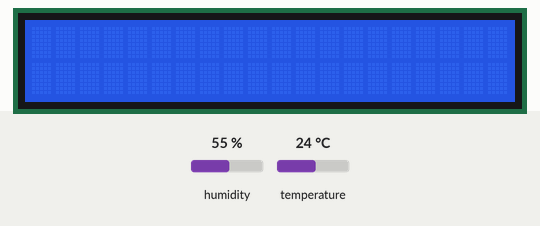
Bench run of a sketch on a simulated Arduino Uno, built with avr-gcc and run on an emulated ATmega328P. Parts: 20×2 character LCD. The test bench sets the inputs (shaded band); at power-on: humidity 55 %, temperature 24 °C. What the sketch prints to the serial monitor is not drawn.

Above: at 1.2 s.
1.3 s: humidity set to 22 %
At 5.3 s:
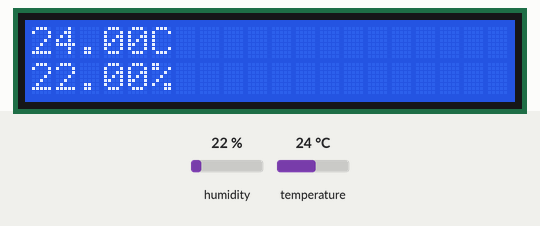
5.6 s: temperature set to 12 °C
At 9.1 s:
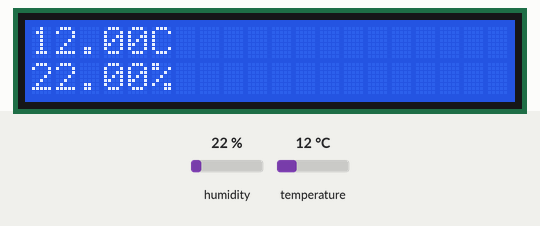
9.7 s: humidity set to 40 %
At 12.7 s:
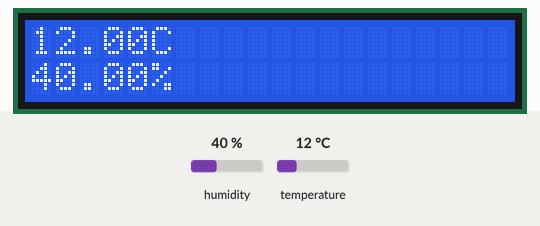
13.8 s: temperature set to 19 °C
At 17.4 s:
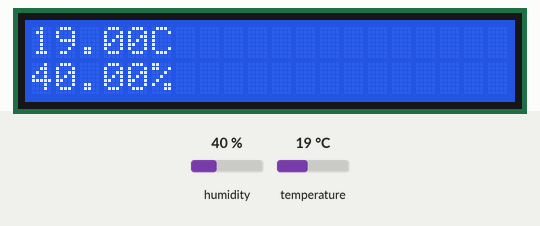
Timing chart, 0 to 18.8 s (numbered marks = the images above; inputs shaded):
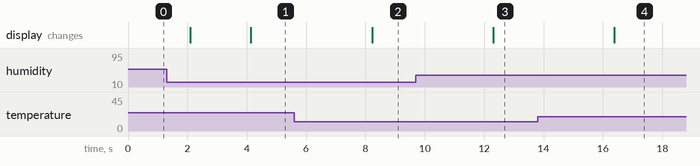

The sketch:

dat.ino
```cpp
#include<Wire.h>
#include<LiquidCrystal_I2C.h>
#include<DHT.h>

// Инициализация объекта для работы с LCD-дисплеем по I2C
LiquidCrystal_I2C lcd(0x27,20,2);

// Инициализация объекта для работы с датчиком DHT11
DHT dht(2, DHT11);

void setup() {
  // Инициализация LCD-дисплея
  lcd.init();
  lcd.backlight();

  // Включение сериальной коммуникации с скоростью 9600 бит/с
  Serial.begin(9600);

  // Инициализация датчика DHT11
  dht.begin();
}

void loop() {
  // Чтение значения температуры и влажности с датчика
  float temperature = dht.readTemperature();
  float humidity = dht.readHumidity();

  delay(2000);

  // Отправка значений влажности и температуры через сериальный порт
  Serial.print("Humidity: ");
  Serial.print(humidity);
  Serial.print("%");
  Serial.print("   Temperature: ");
  Serial.print(temperature);
  Serial.println("°C");

  // Отображение значений на LCD-дисплее
  lcd.setCursor(0,0);
  lcd.print(temperature);
  lcd.setCursor(5, 0);
  lcd.print("C");
  lcd.setCursor(0, 1);
  lcd.print(humidity);
  lcd.setCursor(5, 1);
  lcd.print("%");
}
```

Measured:
- after the input at 1.3 s, the display: first differs from a run without the input after 2.8 s (image 1)
- after the input at 5.6 s, the display: changes after 2.6 s (image 2)
- after the input at 9.7 s, the display: changes after 2.6 s (image 3)
- after the input at 13.8 s, the display: changes after 2.6 s (image 4)
